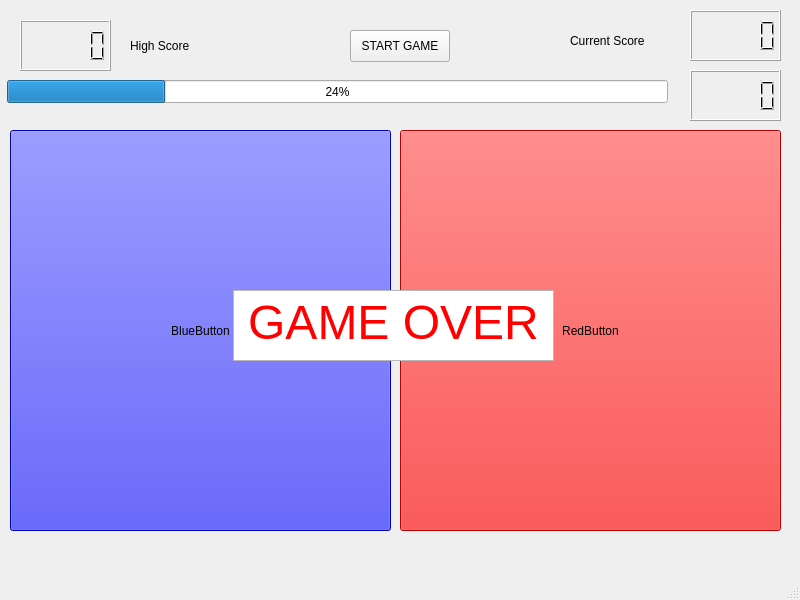
<?xml version="1.0" encoding="UTF-8"?>
<ui version="4.0">
 <class>MainView</class>
 <widget class="QMainWindow" name="MainView">
  <property name="geometry">
   <rect>
    <x>0</x>
    <y>0</y>
    <width>800</width>
    <height>600</height>
   </rect>
  </property>
  <property name="windowTitle">
   <string>MainView</string>
  </property>
  <widget class="QWidget" name="centralwidget">
   <widget class="QPushButton" name="startButton">
    <property name="geometry">
     <rect>
      <x>350</x>
      <y>30</y>
      <width>100</width>
      <height>32</height>
     </rect>
    </property>
    <property name="text">
     <string>START GAME</string>
    </property>
   </widget>
   <widget class="QPushButton" name="blueButton">
    <property name="geometry">
     <rect>
      <x>10</x>
      <y>130</y>
      <width>381</width>
      <height>401</height>
     </rect>
    </property>
    <property name="styleSheet">
     <string notr="true">background-color: blue;</string>
    </property>
    <property name="text">
     <string>BlueButton</string>
    </property>
   </widget>
   <widget class="QPushButton" name="redButton">
    <property name="geometry">
     <rect>
      <x>400</x>
      <y>130</y>
      <width>381</width>
      <height>401</height>
     </rect>
    </property>
    <property name="styleSheet">
     <string notr="true">background-color: red;</string>
    </property>
    <property name="text">
     <string>RedButton</string>
    </property>
   </widget>
   <widget class="QProgressBar" name="progressBar">
    <property name="geometry">
     <rect>
      <x>7</x>
      <y>80</y>
      <width>661</width>
      <height>23</height>
     </rect>
    </property>
    <property name="value">
     <number>24</number>
    </property>
   </widget>
   <widget class="QLCDNumber" name="progressBarTracker">
    <property name="geometry">
     <rect>
      <x>690</x>
      <y>70</y>
      <width>91</width>
      <height>51</height>
     </rect>
    </property>
   </widget>
   <widget class="QLCDNumber" name="currentScoreTracker">
    <property name="geometry">
     <rect>
      <x>690</x>
      <y>10</y>
      <width>91</width>
      <height>51</height>
     </rect>
    </property>
   </widget>
   <widget class="QLCDNumber" name="highScoreTracker">
    <property name="geometry">
     <rect>
      <x>20</x>
      <y>20</y>
      <width>91</width>
      <height>51</height>
     </rect>
    </property>
   </widget>
   <widget class="QLabel" name="highScoreLabel">
    <property name="geometry">
     <rect>
      <x>130</x>
      <y>30</y>
      <width>111</width>
      <height>31</height>
     </rect>
    </property>
    <property name="text">
     <string>High Score</string>
    </property>
   </widget>
   <widget class="QLabel" name="currentScoreLabel">
    <property name="geometry">
     <rect>
      <x>570</x>
      <y>30</y>
      <width>111</width>
      <height>21</height>
     </rect>
    </property>
    <property name="text">
     <string>Current Score</string>
    </property>
   </widget>
   <widget class="QTextEdit" name="gameOverText">
    <property name="geometry">
     <rect>
      <x>233</x>
      <y>290</y>
      <width>321</width>
      <height>71</height>
     </rect>
    </property>
    <property name="html">
     <string>&lt;!DOCTYPE HTML PUBLIC &quot;-//W3C//DTD HTML 4.0//EN&quot; &quot;http://www.w3.org/TR/REC-html40/strict.dtd&quot;&gt;
&lt;html&gt;&lt;head&gt;&lt;meta name=&quot;qrichtext&quot; content=&quot;1&quot; /&gt;&lt;meta charset=&quot;utf-8&quot; /&gt;&lt;style type=&quot;text/css&quot;&gt;
p, li { white-space: pre-wrap; }
hr { height: 1px; border-width: 0; }
li.unchecked::marker { content: &quot;\2610&quot;; }
li.checked::marker { content: &quot;\2612&quot;; }
&lt;/style&gt;&lt;/head&gt;&lt;body style=&quot; font-family:'Segoe UI'; font-size:9pt; font-weight:400; font-style:normal;&quot;&gt;
&lt;p align=&quot;center&quot; style=&quot; margin-top:0px; margin-bottom:0px; margin-left:0px; margin-right:0px; -qt-block-indent:0; text-indent:0px;&quot;&gt;&lt;span style=&quot; font-size:36pt; color:#ff0000;&quot;&gt;GAME OVER&lt;/span&gt;&lt;/p&gt;&lt;/body&gt;&lt;/html&gt;</string>
    </property>
   </widget>
  </widget>
  <widget class="QMenuBar" name="menubar">
   <property name="geometry">
    <rect>
     <x>0</x>
     <y>0</y>
     <width>800</width>
     <height>22</height>
    </rect>
   </property>
  </widget>
  <widget class="QStatusBar" name="statusbar"/>
 </widget>
 <resources/>
 <connections/>
</ui>
